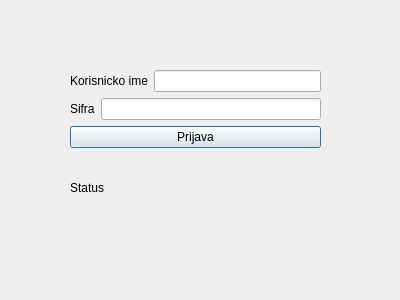
<?xml version="1.0" encoding="UTF-8"?>
<ui version="4.0">
 <class>Login</class>
 <widget class="QDialog" name="Login">
  <property name="geometry">
   <rect>
    <x>0</x>
    <y>0</y>
    <width>400</width>
    <height>300</height>
   </rect>
  </property>
  <property name="windowTitle">
   <string>Dialog</string>
  </property>
  <widget class="QWidget" name="layoutWidget">
   <property name="geometry">
    <rect>
     <x>70</x>
     <y>70</y>
     <width>251</width>
     <height>151</height>
    </rect>
   </property>
   <layout class="QVBoxLayout" name="verticalLayout">
    <item>
     <layout class="QHBoxLayout" name="horizontalLayout">
      <item>
       <widget class="QLabel" name="label_ime">
        <property name="text">
         <string>Korisnicko ime</string>
        </property>
       </widget>
      </item>
      <item>
       <widget class="QLineEdit" name="lineEdit_ime"/>
      </item>
     </layout>
    </item>
    <item>
     <layout class="QHBoxLayout" name="horizontalLayout_2">
      <item>
       <widget class="QLabel" name="label_sifra">
        <property name="text">
         <string>Sifra</string>
        </property>
       </widget>
      </item>
      <item>
       <widget class="QLineEdit" name="lineEdit_sifra">
        <property name="echoMode">
         <enum>QLineEdit::Password</enum>
        </property>
       </widget>
      </item>
     </layout>
    </item>
    <item>
     <widget class="QPushButton" name="pushButton_prijava">
      <property name="text">
       <string>Prijava</string>
      </property>
     </widget>
    </item>
    <item>
     <widget class="QLabel" name="status">
      <property name="text">
       <string>Status</string>
      </property>
     </widget>
    </item>
   </layout>
  </widget>
 </widget>
 <resources/>
 <connections/>
</ui>
